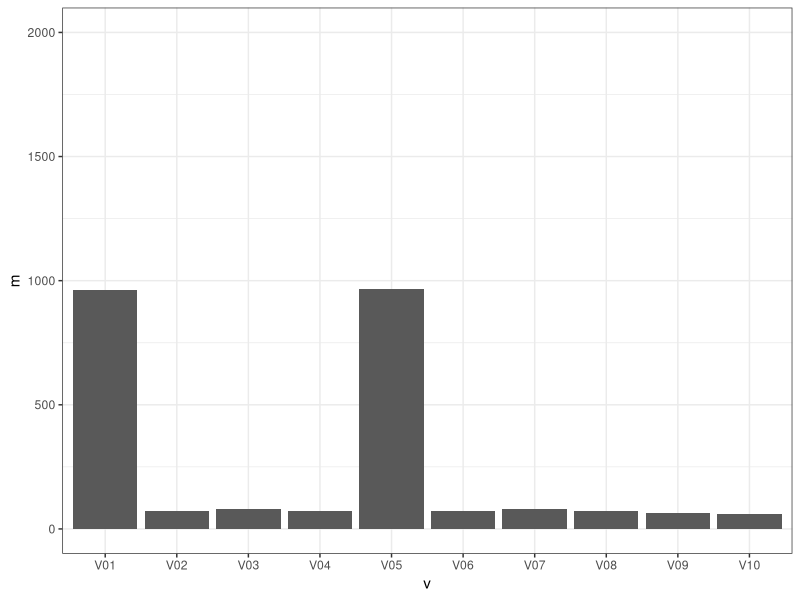

R code for this plot: (Note: this script raises an error after producing the figure.)
library(tidyverse)

data_sim <- function(n, J, K, peak, prob_1, pi_gm, sum_z){
  
  ci <- sample(1:K, n, replace = TRUE)
  
  imp_base <- expand.grid(replicate(J, list(c(0, 1))))
  imp_clus <- NULL
  if(length(peak) == 1){
    imp_clus <- sample(which(rowSums(imp_base) %in% peak), K, replace = FALSE)
  } else {
    K_not_1 <- max(round((1 - prob_1) * K), 1)
    imp_clus <- c(sample(which(rowSums(imp_base) == peak[1]), K - K_not_1, replace = FALSE),
                  sample(which(rowSums(imp_base) == peak[2]), K_not_1, replace = FALSE))
  }
  
  imp_var_clus <- matrix(unlist(imp_base[imp_clus, ]), ncol = J)
  
  xi <- imp_base[imp_clus, ]
  xi[xi == 0] <- 0.1
  xi <- matrix(unlist(xi), ncol = J)
  
  pi_gm_mat <- matrix(pi_gm, nrow = K, ncol = J)
  
  zi <- matrix(NA, ncol = J, nrow = n)
  gm <- matrix(NA, ncol = J, nrow = n)
  
  for(i in 1:n){
    gm[i, ] <- as.numeric(rbinom(J, 1, pi_gm_mat[ci[i], ]) | imp_var_clus[ci[i], ])
    zi[i, ] <- rmultinom(1, sum_z, xi[ci[i], ] * gm[i, ])
  }
  
  list(ci = ci - 1, xi = xi, z = zi, gm = gm)
  
}

set.seed(1)
t <- data_sim(n = 100, J = 10, K = 5, peak = c(1, 2), prob_1 = 0.6, 
              sum_z = 2500, pi_gm = c(0.75, 0.85, 0.95, 1, 0.8))

data.frame(v = paste0("V", str_pad(1:10, 2, pad = "0")),
           m = colMeans(t$z[which(t$ci == 4), ])) %>%
  ggplot(aes(x = v, y = m)) +
  geom_bar(stat="identity") +
  theme_bw() +
  ylim(0, 2000)

matrix(unlist(t$xi), ncol = 10)
t$xi

as.numeric(t$xi)

t$xi[4, ]/1.09
t$xi[5, ]/2.08
rowSums(t$xi)

sapply(t$xi)

tt <- matrix(c(0.5, 0.5, 0.75, 0.75, 1), ncol = 10, nrow = 5)
xx <- rbinom(10, 1, tt[1, ])
xx
as.numeric(t$imp_clus[1, ] | xx)
